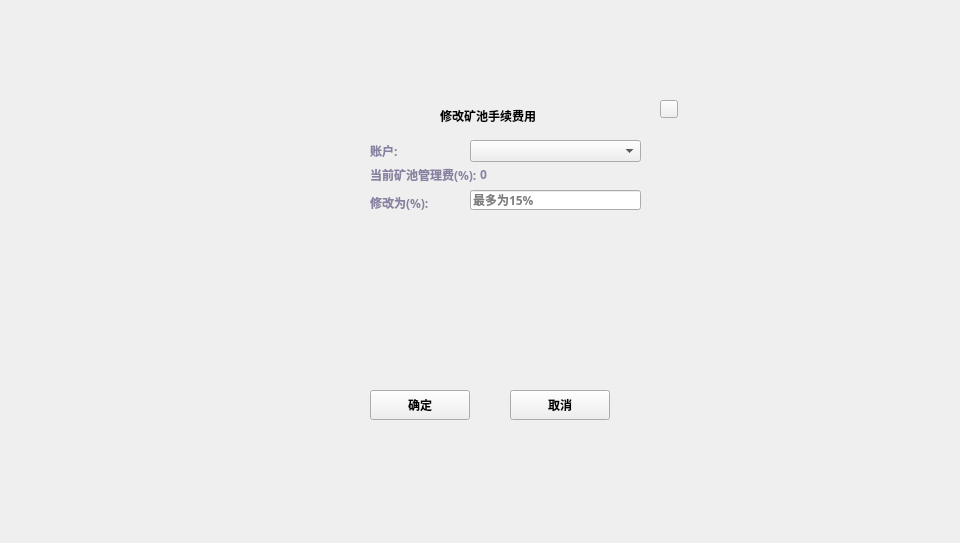
<?xml version="1.0" encoding="UTF-8"?>
<ui version="4.0">
 <class>ChangePayBackDialog</class>
 <widget class="QDialog" name="ChangePayBackDialog">
  <property name="geometry">
   <rect>
    <x>0</x>
    <y>0</y>
    <width>960</width>
    <height>543</height>
   </rect>
  </property>
  <property name="windowTitle">
   <string>Dialog</string>
  </property>
  <widget class="QWidget" name="widget" native="true">
   <property name="geometry">
    <rect>
     <x>0</x>
     <y>0</y>
     <width>960</width>
     <height>543</height>
    </rect>
   </property>
   <property name="font">
    <font>
     <family>Microsoft YaHei UI Light</family>
     <weight>75</weight>
     <bold>true</bold>
    </font>
   </property>
   <widget class="QWidget" name="containerWidget" native="true">
    <property name="geometry">
     <rect>
      <x>290</x>
      <y>90</y>
      <width>401</width>
      <height>351</height>
     </rect>
    </property>
    <property name="font">
     <font>
      <family>微软雅黑</family>
     </font>
    </property>
    <widget class="QToolButton" name="cancelBtn">
     <property name="geometry">
      <rect>
       <x>220</x>
       <y>300</y>
       <width>100</width>
       <height>30</height>
      </rect>
     </property>
     <property name="font">
      <font>
       <family>Microsoft YaHei UI Light</family>
       <weight>75</weight>
       <bold>true</bold>
      </font>
     </property>
     <property name="cursor">
      <cursorShape>PointingHandCursor</cursorShape>
     </property>
     <property name="styleSheet">
      <string notr="true"/>
     </property>
     <property name="text">
      <string>取消</string>
     </property>
    </widget>
    <widget class="QLabel" name="nameLabel">
     <property name="geometry">
      <rect>
       <x>150</x>
       <y>10</y>
       <width>181</width>
       <height>31</height>
      </rect>
     </property>
     <property name="font">
      <font>
       <family>Microsoft YaHei UI Light</family>
       <weight>75</weight>
       <bold>true</bold>
      </font>
     </property>
     <property name="text">
      <string>修改矿池手续费用</string>
     </property>
    </widget>
    <widget class="QToolButton" name="okBtn">
     <property name="geometry">
      <rect>
       <x>80</x>
       <y>300</y>
       <width>100</width>
       <height>30</height>
      </rect>
     </property>
     <property name="font">
      <font>
       <family>Microsoft YaHei UI Light</family>
       <weight>75</weight>
       <bold>true</bold>
      </font>
     </property>
     <property name="cursor">
      <cursorShape>PointingHandCursor</cursorShape>
     </property>
     <property name="styleSheet">
      <string notr="true"/>
     </property>
     <property name="text">
      <string>确定</string>
     </property>
    </widget>
    <widget class="QToolButton" name="closeBtn">
     <property name="geometry">
      <rect>
       <x>370</x>
       <y>10</y>
       <width>18</width>
       <height>18</height>
      </rect>
     </property>
     <property name="cursor">
      <cursorShape>PointingHandCursor</cursorShape>
     </property>
     <property name="focusPolicy">
      <enum>Qt::NoFocus</enum>
     </property>
     <property name="styleSheet">
      <string notr="true"/>
     </property>
     <property name="text">
      <string/>
     </property>
    </widget>
    <widget class="QStackedWidget" name="stackedWidget_fee">
     <property name="geometry">
      <rect>
       <x>80</x>
       <y>132</y>
       <width>221</width>
       <height>151</height>
      </rect>
     </property>
    </widget>
    <widget class="QLabel" name="label_4">
     <property name="geometry">
      <rect>
       <x>80</x>
       <y>102</y>
       <width>101</width>
       <height>21</height>
      </rect>
     </property>
     <property name="styleSheet">
      <string notr="true">QLabel{color: rgb(137,129,161);
font: 11px &quot;Microsoft YaHei UI Light&quot;;}</string>
     </property>
     <property name="text">
      <string>修改为(%):</string>
     </property>
    </widget>
    <widget class="QLineEdit" name="lineEdit_feeNumber">
     <property name="geometry">
      <rect>
       <x>180</x>
       <y>100</y>
       <width>171</width>
       <height>20</height>
      </rect>
     </property>
     <property name="placeholderText">
      <string>最多为15%</string>
     </property>
    </widget>
    <widget class="QLabel" name="label_5">
     <property name="geometry">
      <rect>
       <x>80</x>
       <y>74</y>
       <width>111</width>
       <height>21</height>
      </rect>
     </property>
     <property name="styleSheet">
      <string notr="true">QLabel{color: rgb(137,129,161);
font: 11px &quot;Microsoft YaHei UI Light&quot;;}</string>
     </property>
     <property name="text">
      <string>当前矿池管理费(%):</string>
     </property>
    </widget>
    <widget class="QLabel" name="label_rate">
     <property name="geometry">
      <rect>
       <x>190</x>
       <y>74</y>
       <width>141</width>
       <height>21</height>
      </rect>
     </property>
     <property name="styleSheet">
      <string notr="true">QLabel{color: rgb(137,129,161);
font: 11px &quot;Microsoft YaHei UI Light&quot;;}</string>
     </property>
     <property name="text">
      <string>0</string>
     </property>
    </widget>
    <widget class="QLabel" name="label_6">
     <property name="geometry">
      <rect>
       <x>80</x>
       <y>50</y>
       <width>91</width>
       <height>21</height>
      </rect>
     </property>
     <property name="styleSheet">
      <string notr="true">QLabel{color: rgb(137,129,161);
font: 11px &quot;Microsoft YaHei UI Light&quot;;}</string>
     </property>
     <property name="text">
      <string>账户:</string>
     </property>
    </widget>
    <widget class="QComboBox" name="account">
     <property name="geometry">
      <rect>
       <x>180</x>
       <y>50</y>
       <width>171</width>
       <height>22</height>
      </rect>
     </property>
    </widget>
   </widget>
  </widget>
 </widget>
 <resources/>
 <connections/>
</ui>
